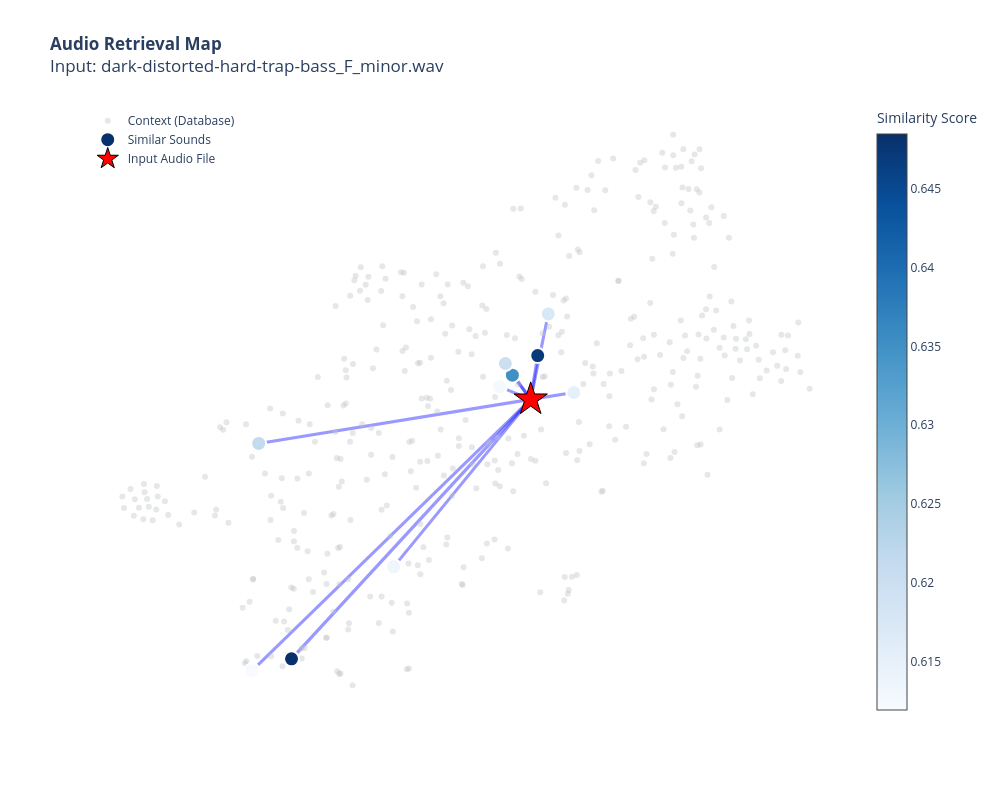

The code cell stored with this chart in its notebook:
### Code cell
import asyncio
import numpy as np
import plotly.graph_objects as go
from sklearn.decomposition import PCA
from sklearn.manifold import TSNE
from qdrant_client import QdrantClient
import sys
import os
import pandas as pd

sys.path.append(os.path.abspath("../.."))
from config.settings import settings
from rag.clap.model_handler import create_clap_model

QDRANT_COLLECTION = settings.QDRANT_ENRICHED_COLLECTION_NAME
BACKGROUND_SAMPLES = 400
TOP_K = 10
FILENAME = os.path.basename(QUERY_AUDIO_PATH)

RESULTS_DIR = "./results"
os.makedirs(RESULTS_DIR, exist_ok=True)

async def print_audio_retrieval_table(search_res):
    table_data = []

    for rank, hit in enumerate(search_res.points, start=1):
        payload = hit.payload or {}
        ai_label = payload.get("ai_label", "N/A")
        orig_label = payload.get("original_label") or payload.get("original_filename", "N/A")
        tags = payload.get("ai_tags", [])
        tags_str = ", ".join(tags[:5]) if isinstance(tags, list) else str(tags)
        stored_quality = payload.get("clap_score", 0.0)

        table_data.append({
            "Rank": rank,
            "Similarity Score": hit.score,
            "AI Description": ai_label,
            "Original Label": orig_label,
            "Tags": tags_str,
            "Label Quality": stored_quality
        })

    df = pd.DataFrame(table_data)

    csv_path = os.path.join(RESULTS_DIR, f"audio_retrieval_table_{FILENAME}.csv")
    df.to_csv(csv_path, index=False)
    print(f"Tabella salvata in: {csv_path}")

    print(f"TOP-{TOP_K} FILE ACUSTICAMENTE SIMILI A: {QUERY_AUDIO_PATH}")
    print("="*80)

    pd.set_option('display.max_colwidth', None)
    display(df.style.background_gradient(subset=['Similarity Score'], cmap='Blues')
                    .background_gradient(subset=['Label Quality'], cmap='Greens')
                    .format({'Similarity Score': '{:.4f}', 'Label Quality': '{:.4f}'}))

async def visualize_audio_semantic_map():
    if not os.path.exists(QUERY_AUDIO_PATH):
        print(f"ERRORE: Il file '{QUERY_AUDIO_PATH}' non è stato trovato nella cartella corrente.")
        return

    print(f"--- ANALISI RETRIEVAL AUDIO: '{QUERY_AUDIO_PATH}' ---")

    client_q = QdrantClient(host=settings.QDRANT_CONNECTION_HOST, port=settings.QDRANT_PORT)
    clap = create_clap_model()

    print("Calcolo embedding audio input...")
    query_vector = clap.get_audio_embedding([QUERY_AUDIO_PATH])[0]

    print("Esecuzione ricerca vettoriale (Audio-to-Audio)...")
    search_res = client_q.query_points(
        collection_name=QDRANT_COLLECTION,
        query=query_vector,
        using="audio_vector",
        limit=TOP_K,
        with_payload=True,
        with_vectors=["audio_vector"]
    )

    print("Recupero contesto di fondo...")
    scroll_res, _ = client_q.scroll(
        collection_name=QDRANT_COLLECTION,
        limit=BACKGROUND_SAMPLES,
        with_payload=True,
        with_vectors=["audio_vector"]
    )

    vectors = []
    meta = []
    vectors.append(query_vector)
    meta.append({
        "name": "INPUT AUDIO",
        "desc": f"File: {QUERY_AUDIO_PATH}",
        "score": 1.0,
        "type": "query"
    })

    result_indices = []
    for i, hit in enumerate(search_res.points):
        vec = hit.vector.get("audio_vector") if isinstance(hit.vector, dict) else hit.vector
        if vec is None: continue

        vectors.append(vec)
        payload = hit.payload or {}

        fname = payload.get("original_filename", "Unknown")
        label = payload.get("label", "")
        tags = payload.get("ai_tags", [])
        desc_text = f"Label: {label}<br>Tags: {', '.join(tags[:3])}"

        meta.append({
            "name": fname,
            "desc": desc_text,
            "score": hit.score,
            "type": "result"
        })
        result_indices.append(len(vectors) - 1)

    for hit in scroll_res:
        if hit.id in [r.id for r in search_res.points]:
            continue

        vec = hit.vector.get("audio_vector") if isinstance(hit.vector, dict) else hit.vector
        if vec is None: continue

        vectors.append(vec)
        payload = hit.payload or {}
        meta.append({
            "name": "Background",
            "desc": payload.get("label", "No Label"),
            "score": 0,
            "type": "noise"
        })

    print("Proiezione 2D (PCA + t-SNE)...")
    X = np.array(vectors)

    pca = PCA(n_components=min(50, len(X)))
    X_pca = pca.fit_transform(X)

    tsne = TSNE(n_components=2, perplexity=min(30, len(X)-1), random_state=42, init='pca', learning_rate='auto')
    X_2d = tsne.fit_transform(X_pca)

    fig = go.Figure()

    q_x, q_y = X_2d[0]

    for idx in result_indices:
        r_x, r_y = X_2d[idx]
        score = meta[idx]['score']

        fig.add_trace(go.Scatter(
            x=[q_x, r_x], y=[q_y, r_y],
            mode='lines',
            line=dict(
                color='rgba(0, 0, 255, 0.4)',
                width=score * 5
            ),
            hoverinfo='none',
            showlegend=False
        ))

    bg_indices = [i for i, m in enumerate(meta) if m['type'] == 'noise']
    bg_x = X_2d[bg_indices, 0]
    bg_y = X_2d[bg_indices, 1]
    bg_text = [meta[i]['desc'] for i in bg_indices]

    fig.add_trace(go.Scatter(
        x=bg_x, y=bg_y,
        mode='markers',
        marker=dict(size=6, color='#bdc3c7', opacity=0.4),
        text=bg_text,
        name='Context (Database)',
        hoverinfo='text'
    ))

    res_x = [X_2d[i][0] for i in result_indices]
    res_y = [X_2d[i][1] for i in result_indices]
    res_scores = [meta[i]['score'] for i in result_indices]
    res_text = [f"<b>{meta[i]['name']}</b><br>Score: {meta[i]['score']:.3f}<br>{meta[i]['desc']}" for i in result_indices]

    fig.add_trace(go.Scatter(
        x=res_x, y=res_y,
        mode='markers',
        marker=dict(
            size=15,
            color=res_scores,
            colorscale='Blues',
            showscale=True,
            colorbar=dict(title="Similarity Score"),
            line=dict(color='white', width=2)
        ),
        text=res_text,
        name='Similar Sounds',
        hoverinfo='text'
    ))

    fig.add_trace(go.Scatter(
        x=[q_x], y=[q_y],
        mode='markers',
        marker=dict(size=25, color='red', symbol='star', line=dict(color='black', width=1)),
        name='Input Audio File',
        hoverinfo='name'
    ))

    fig.update_layout(
        title=f"<b>Audio Retrieval Map</b><br>Input: {FILENAME}",
        width=1000,
        height=800,
        template="plotly_white",
        xaxis=dict(showgrid=False, zeroline=False, visible=False),
        yaxis=dict(showgrid=False, zeroline=False, visible=False),
        legend=dict(yanchor="top", y=0.99, xanchor="left", x=0.01)
    )

    plot_path = os.path.join(RESULTS_DIR, f"audio_retrieval_map_{FILENAME}.html")
    fig.write_html(plot_path)
    print(f"Grafico salvato in: {plot_path}")

    await print_audio_retrieval_table(search_res=search_res)

    fig.show()

await visualize_audio_semantic_map()

### Figure 1 — Plotly figure (JSON) as saved in the notebook; plotly's stock layout.template omitted (floating-point values rounded to 4 significant figures; data arrays with more than 128 entries replaced by an {"elided": "..."} marker saying what was removed)
{"data": [{"hoverinfo": "none", "line": {"color": "rgba(0, 0, 255, 0.4)", "width": 3.242}, "mode": "lines", "showlegend": false, "x": [3.14, -14.8], "y": [0.9581, -21.35], "type": "scatter"}, {"hoverinfo": "none", "line": {"color": "rgba(0, 0, 255, 0.4)", "width": 3.236}, "mode": "lines", "showlegend": false, "x": [3.14, 3.665], "y": [0.9581, 4.723], "type": "scatter"}, {"hoverinfo": "none", "line": {"color": "rgba(0, 0, 255, 0.4)", "width": 3.175}, "mode": "lines", "showlegend": false, "x": [3.14, 1.765], "y": [0.9581, 3.041], "type": "scatter"}, {"hoverinfo": "none", "line": {"color": "rgba(0, 0, 255, 0.4)", "width": 3.107}, "mode": "lines", "showlegend": false, "x": [3.14, -17.26], "y": [0.9581, -2.83], "type": "scatter"}, {"hoverinfo": "none", "line": {"color": "rgba(0, 0, 255, 0.4)", "width": 3.1}, "mode": "lines", "showlegend": false, "x": [3.14, 1.238], "y": [0.9581, 4.043], "type": "scatter"}, {"hoverinfo": "none", "line": {"color": "rgba(0, 0, 255, 0.4)", "width": 3.087}, "mode": "lines", "showlegend": false, "x": [3.14, 4.455], "y": [0.9581, 8.304], "type": "scatter"}, {"hoverinfo": "none", "line": {"color": "rgba(0, 0, 255, 0.4)", "width": 3.076}, "mode": "lines", "showlegend": false, "x": [3.14, 6.371], "y": [0.9581, 1.551], "type": "scatter"}, {"hoverinfo": "none", "line": {"color": "rgba(0, 0, 255, 0.4)", "width": 3.067}, "mode": "lines", "showlegend": false, "x": [3.14, -7.14], "y": [0.9581, -13.44], "type": "scatter"}, {"hoverinfo": "none", "line": {"color": "rgba(0, 0, 255, 0.4)", "width": 3.063}, "mode": "lines", "showlegend": false, "x": [3.14, 0.787], "y": [0.9581, 2.057], "type": "scatter"}, {"hoverinfo": "none", "line": {"color": "rgba(0, 0, 255, 0.4)", "width": 3.06}, "mode": "lines", "showlegend": false, "x": [3.14, -17.75], "y": [0.9581, -22.36], "type": "scatter"}, {"hoverinfo": "text", "marker": {"color": "#bdc3c7", "opacity": 0.4, "size": 6}, "mode": "markers", "name": "Context (Database)", "text": {"elided": "391 str values"}, "x": {"elided": "391 float values"}, "y": {"elided": "391 float values"}, "type": "scatter"}, {"hoverinfo": "text", "marker": {"color": [0.6485, 0.6473, 0.635, 0.6213, 0.62, 0.6174, 0.6152, 0.6135, 0.6125, 0.6119], "colorbar": {"title": {"text": "Similarity Score"}}, "colorscale": [[0.0, "rgb(247,251,255)"], [0.125, "rgb(222,235,247)"], [0.25, "rgb(198,219,239)"], [0.375, "rgb(158,202,225)"], [0.5, "rgb(107,174,214)"], [0.625, "rgb(66,146,198)"], [0.75, "rgb(33,113,181)"], [0.875, "rgb(8,81,156)"], [1.0, "rgb(8,48,107)"]], "line": {"color": "white", "width": 2}, "showscale": true, "size": 15}, "mode": "markers", "name": "Similar Sounds", "text": ["<b>dubstep-bass-line-hard.mp3</b><br>Score: 0.648<br>Label: <br>Tags: dynamic, clean, dark", "<b>uk-drill-808-with-smooth-slides.mp3</b><br>Score: 0.647<br>Label: <br>Tags: aggressive, dynamic, heavy", "<b>808-rap-type-bass-line-staccato-hits.mp3</b><br>Score: 0.635<br>Label: <br>Tags: cold, anxious, staccato", "<b>calm-synth-bass-line.mp3</b><br>Score: 0.621<br>Label: <br>Tags: ambient, chillout, soft", "<b>low-pulsating-bass.mp3</b><br>Score: 0.620<br>Label: <br>Tags: dynamic, ambient, full", "<b>phonk-bass-shot-midnight-hit.mp3</b><br>Score: 0.617<br>Label: <br>Tags: dynamic, hard, clean", "<b>spring-808-bass.mp3</b><br>Score: 0.615<br>Label: <br>Tags: short, one shot, flowing", "<b>periord-heavy-bass-progression.mp3</b><br>Score: 0.613<br>Label: <br>Tags: short, one shot, warm", "<b>smooth-sub-bass.mp3</b><br>Score: 0.613<br>Label: <br>Tags: ambient, chillout, soft", "<b>sharp-spikey-bass-line.mp3</b><br>Score: 0.612<br>Label: <br>Tags: eerie, dynamic, gloomy"], "x": [-14.8, 3.665, 1.765, -17.26, 1.238, 4.455, 6.371, -7.14, 0.787, -17.75], "y": [-21.35, 4.723, 3.041, -2.83, 4.043, 8.304, 1.551, -13.44, 2.057, -22.36], "type": "scatter"}, {"hoverinfo": "name", "marker": {"color": "red", "line": {"color": "black", "width": 1}, "size": 25, "symbol": "star"}, "mode": "markers", "name": "Input Audio File", "x": [3.14], "y": [0.9581], "type": "scatter"}], "layout": {"xaxis": {"showgrid": false, "zeroline": false, "visible": false}, "yaxis": {"showgrid": false, "zeroline": false, "visible": false}, "legend": {"yanchor": "top", "y": 0.99, "xanchor": "left", "x": 0.01}, "title": {"text": "<b>Audio Retrieval Map</b><br>Input: dark-distorted-hard-trap-bass_F_minor.wav"}, "width": 1000, "height": 800}}
